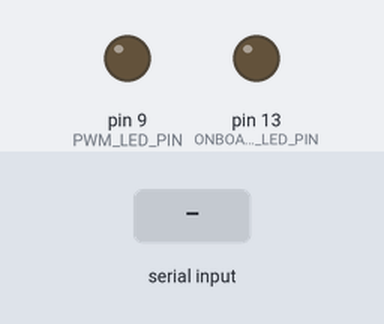
The sketch below on a simulated Arduino Uno, built with avr-gcc and run on an emulated ATmega328P. On the bench: output pins drawn as LEDs (lit = HIGH). The inputs (shaded band) are chosen by the test bench.

Above: at 1.2 s.
1.3 s: "1\n" received over Serial
At 2.1 s:
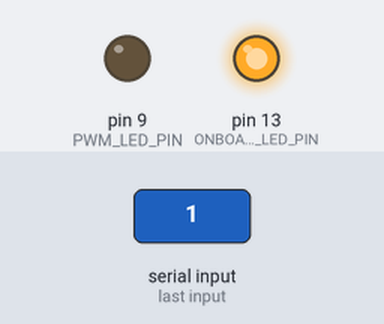
2.8 s: "L90\n" received over Serial
At 3.3 s:
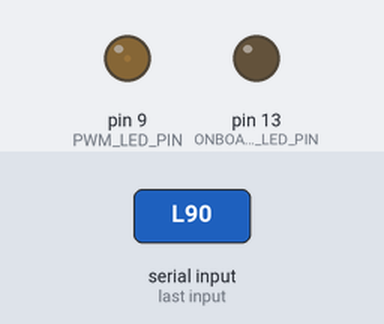
4.3 s: byte 49 ('1') received over Serial
At 5.5 s:
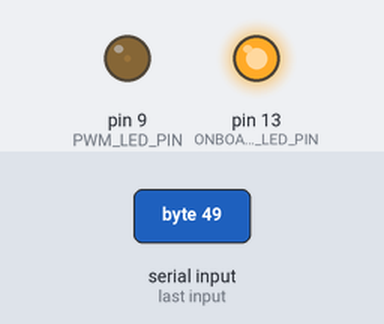
5.8 s: "0\n" received over Serial
At 6.7 s:
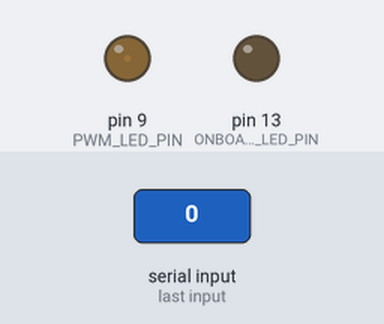
Timing chart, 0 to 8.3 s (numbered marks = the images above; inputs shaded):
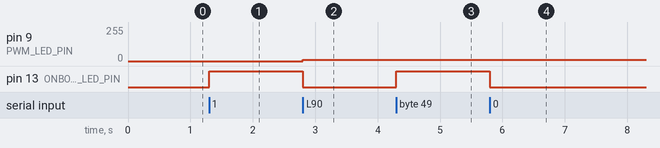

Measured:
- after the input at 1.3 s, pin 13 (ONBOARD_LED_PIN): LOW → HIGH at once
- after the input at 2.8 s, pin 9 (PWM_LED_PIN): 0/255 → 9/255 at once; pin 13 (ONBOARD_LED_PIN): HIGH → LOW at once
- after the input at 4.3 s, pin 13 (ONBOARD_LED_PIN): LOW → HIGH at once
- after the input at 5.8 s, pin 13 (ONBOARD_LED_PIN): HIGH → LOW at once

The sketch:

arduino_serial_led.ino
```cpp
// Companion for alpha_paradigm.py (dynamic dimming).
//
// Wiring for dimming (external LED):
//   Arduino ~9 -> resistor -> LED long leg
//   LED short leg -> GND
//
// Serial protocol (115200 baud):
//   L<0..255>\n  sets PWM brightness on pin 9
//   1 / 0         still toggles onboard LED on pin 13 (optional)

const int ONBOARD_LED_PIN = 13;
const int PWM_LED_PIN = 9;
String lineBuf = "";

void setup() {
  Serial.begin(115200);
  pinMode(ONBOARD_LED_PIN, OUTPUT);
  digitalWrite(ONBOARD_LED_PIN, LOW);
  pinMode(PWM_LED_PIN, OUTPUT);
  analogWrite(PWM_LED_PIN, 0);
}

void loop() {
  while (Serial.available() > 0) {
    char c = (char)Serial.read();
    if (c == '1') {
      digitalWrite(ONBOARD_LED_PIN, HIGH);
      continue;
    }
    if (c == '0') {
      digitalWrite(ONBOARD_LED_PIN, LOW);
      continue;
    }
    if (c == '\n' || c == '\r') {
      if (lineBuf.length() > 0) {
        if (lineBuf.charAt(0) == 'L') {
          int val = lineBuf.substring(1).toInt();
          val = constrain(val, 0, 255);
          analogWrite(PWM_LED_PIN, val);
        }
        lineBuf = "";
      }
    } else {
      lineBuf += c;
      if (lineBuf.length() > 32) {
        lineBuf = "";
      }
    }
  }
}
```
